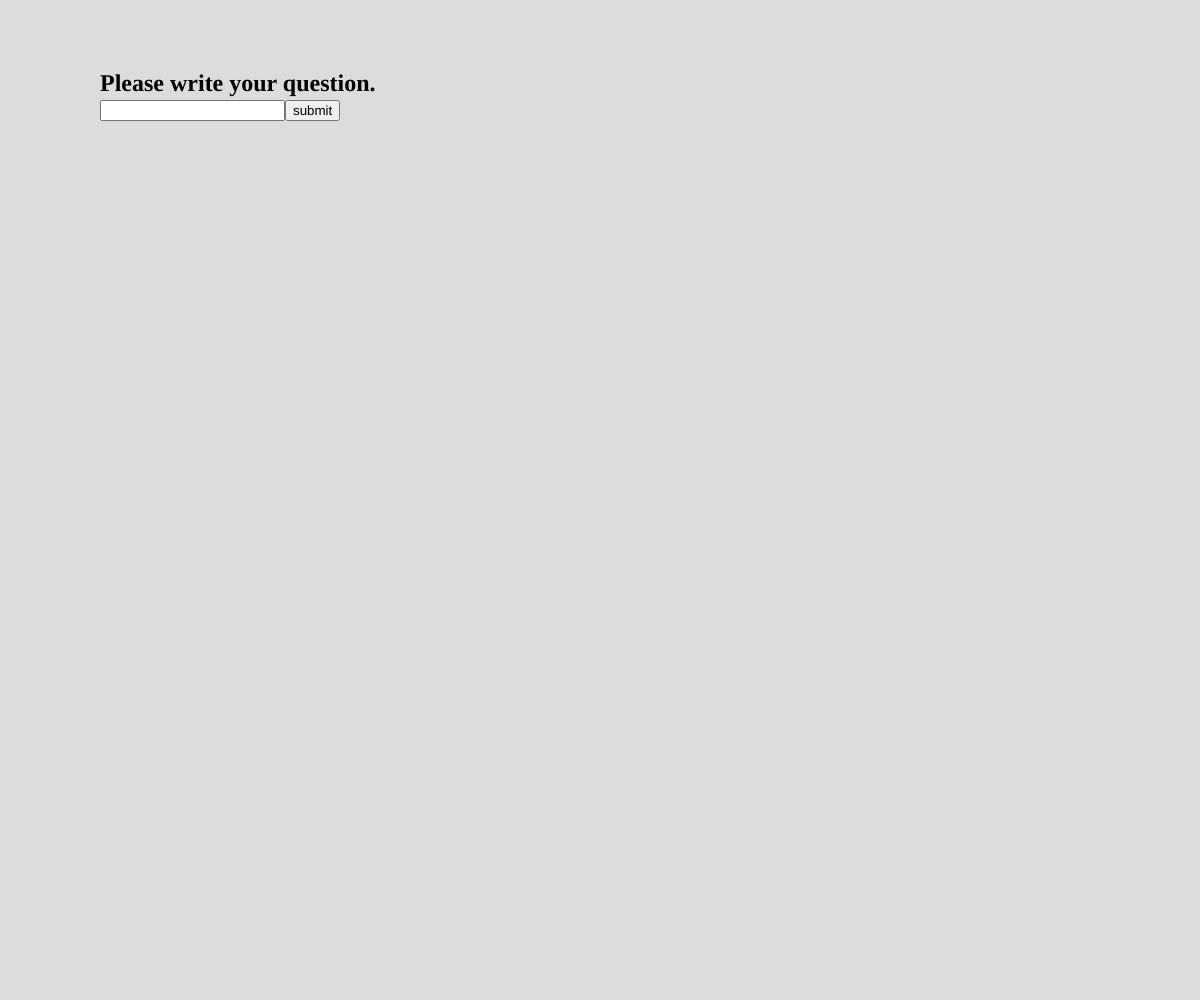
Frame 1 (no input)
Frame 60 (no input): identical to frame 1, image omitted
Frame 120 (the mouse pressed at the canvas centre since frame 60): identical to frame 1, image omitted

The p5.js sketch that drew this single still picture (run headless with seeded random() and noise() and a simulated clock; from frame 60 on, the mouse is pressed at the canvas centre):

// p5.js sketch
// ── sketch.js
let input;
let submitButton;
let greeting;
let listInputs = [];

function setup() {
  createCanvas(windowWidth, windowHeight);

  input = createInput();
  input.position(100, 100);
  submitButton = createButton('submit');
  submitButton.position(input.x + input.width, input.y);
  submitButton.mousePressed(submitInput);
  greeting = createElement('h2', 'Please write your question.');
  greeting.style('color', 'black');
  greeting.position(input.x, input.y - 50);
}

function submitInput() {
  let userInput = input.value();
  input.value(''); 
  listInputs.push(userInput);
  if (listInputs.length > 10) {
    listInputs.shift();
  }
}

function draw() {
  background(220);
  for (let x = 0; x < listInputs.length; x++) {
    text(listInputs[x], 20, 180 + x * 20);
  }
}
